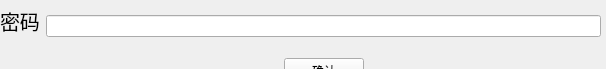
<?xml version="1.0" encoding="UTF-8"?>
<ui version="4.0">
 <class>Widget</class>
 <widget class="QWidget" name="Widget">
  <property name="geometry">
   <rect>
    <x>0</x>
    <y>0</y>
    <width>606</width>
    <height>69</height>
   </rect>
  </property>
  <property name="windowTitle">
   <string>Widget</string>
  </property>
  <widget class="QWidget" name="horizontalLayoutWidget">
   <property name="geometry">
    <rect>
     <x>0</x>
     <y>0</y>
     <width>601</width>
     <height>101</height>
    </rect>
   </property>
   <layout class="QHBoxLayout" name="horizontalLayout_2">
    <item>
     <widget class="QLabel" name="label">
      <property name="font">
       <font>
        <pointsize>15</pointsize>
       </font>
      </property>
      <property name="text">
       <string>&lt;html&gt;&lt;head/&gt;&lt;body&gt;&lt;p&gt;密码&lt;/p&gt;&lt;p&gt;&lt;br/&gt;&lt;/p&gt;&lt;/body&gt;&lt;/html&gt;</string>
      </property>
     </widget>
    </item>
    <item>
     <layout class="QVBoxLayout" name="verticalLayout_3">
      <item>
       <widget class="QLineEdit" name="lineEdit">
        <property name="inputMethodHints">
         <set>Qt::ImhHiddenText|Qt::ImhNoAutoUppercase|Qt::ImhNoPredictiveText|Qt::ImhSensitiveData</set>
        </property>
        <property name="inputMask">
         <string/>
        </property>
        <property name="text">
         <string/>
        </property>
        <property name="maxLength">
         <number>9</number>
        </property>
        <property name="echoMode">
         <enum>QLineEdit::Password</enum>
        </property>
       </widget>
      </item>
      <item>
       <layout class="QHBoxLayout" name="horizontalLayout_4">
        <item>
         <spacer name="horizontalSpacer">
          <property name="orientation">
           <enum>Qt::Horizontal</enum>
          </property>
          <property name="sizeHint" stdset="0">
           <size>
            <width>40</width>
            <height>20</height>
           </size>
          </property>
         </spacer>
        </item>
        <item>
         <widget class="QPushButton" name="pushButton">
          <property name="text">
           <string>确认</string>
          </property>
         </widget>
        </item>
        <item>
         <spacer name="horizontalSpacer_2">
          <property name="orientation">
           <enum>Qt::Horizontal</enum>
          </property>
          <property name="sizeHint" stdset="0">
           <size>
            <width>40</width>
            <height>20</height>
           </size>
          </property>
         </spacer>
        </item>
       </layout>
      </item>
     </layout>
    </item>
   </layout>
  </widget>
 </widget>
 <resources/>
 <connections/>
</ui>
